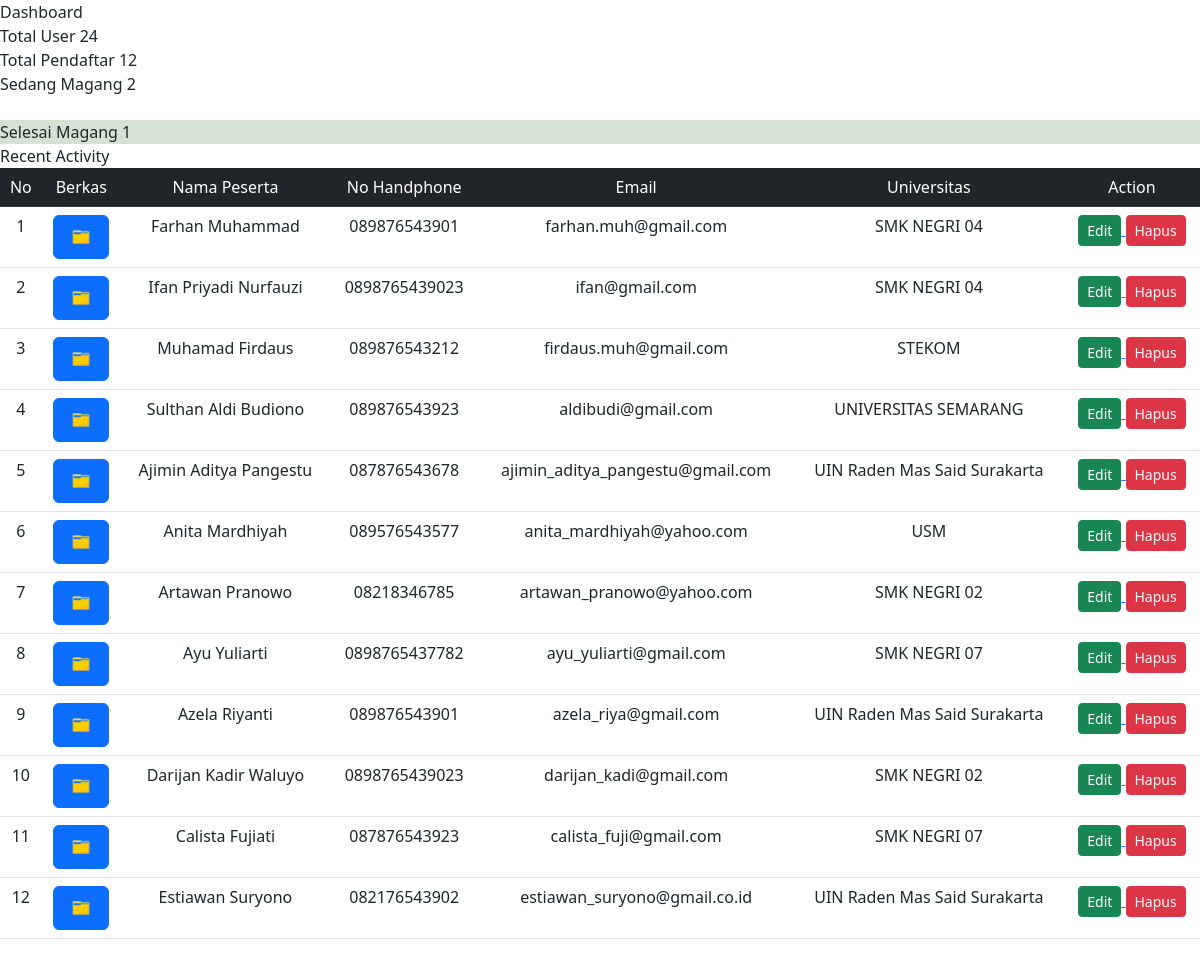
Page /isi_dua.php on the committed database.
### tables this page shows
CREATE TABLE `peserta` (
  `id_peserta` int(10) NOT NULL,
  `nama_peserta` varchar(50) NOT NULL,
  `tlp` varchar(20) NOT NULL,
  `email` varchar(50) NOT NULL,
  `universitas` varchar(50) NOT NULL,
  `berkas` longtext NOT NULL,
  `status` int(10) NOT NULL DEFAULT 0
);

### isi_dua.php (the view, shortened to what this page needs)
<?php
if (isset($_REQUEST['page'])) {
  $menu = $_REQUEST['page'];
  switch ($menu) {
    case 'home':
      include "home.php";
      break;
    case 'pelamar':
      include "pelamar.php";
      break;
    case 'edit_pelamar':
      include "edit_pelamar.php";
      break;
    case 'aspek':
      include "aspek.php";
      break;
    case 'tambah_aspek':
      include "tambah_aspek.php";
      break;
    case 'edit_aspek':
      include "edit_aspek.php";
      break;
    case 'kriteria':
      include "kriteria.php";
      break;
    case 'edit_kriteria':
      include "edit_kriteria.php";
      break;
    case 'tambah_kriteria':
      include "tambah_kriteria.php";
      break;
    case 'perhitungan':
      include "perhitungan.php";
      break;
    case 'hasil':
      include "hasil.php";
      break;
    case 'history':
      include "history.php";
      break;
    case 'profile':
      include "profile.php";
      break;
    case 'perhitungan':
      include "perhitungan.php";
      break;
    case 'history':
      include "history.php";
      break;
    case 'gantipassword':
      include "gantipassword.php";
      break;
  }
} else {
?>
  <link href="https://cdn.jsdelivr.net/npm/bootstrap@5.2.3/dist/css/bootstrap.min.css" rel="stylesheet">
  <body>
    <div class="dash-content">
      <div class="overview">
        <div class="title">
          <span class="text">Dashboard</span>
        </div>
        <div class="boxes">
          <div class="box box1">
            <span class="text">Total User</span>
            <?php
            include "koneksi.php";
            $query = "SELECT COUNT(*) as count FROM user";
            $result = mysqli_query($koneksi, $query);
            $row = mysqli_fetch_assoc($result);
            $count = $row["count"];
            $formatted_count = number_format($count);
            echo '<span class="number">' . $formatted_count . '</span>';
            ?>
          </div>
          <div class="box box2">
            <span class="text">Total Pendaftar</span>
            <?php
            include "koneksi.php";
            $query = "SELECT COUNT(*) as count FROM peserta";
            $result = mysqli_query($koneksi, $query);
            $row = mysqli_fetch_assoc($result);
            $count = $row["count"];
            $formatted_count = number_format($count);
            echo '<span class="number">' . $formatted_count . '</span>';
            ?>
          </div>
          <div class="box box3">
            <span class="text">Sedang Magang</span>
            <?php
            include "koneksi.php";
            $query = "SELECT COUNT(*) as count FROM pm_ranking WHERE status = 1";
            $result = mysqli_query($koneksi, $query);
            $row = mysqli_fetch_assoc($result);
            $count = $row["count"];
            $formatted_count = number_format($count);
            echo '<span class="number">' . $formatted_count . '</span>';
            ?>
          </div>
          <div style="margin-top: 1.5rem; background-color: #D4E2D4;" class="box box3">
            <span class="text">Selesai Magang</span>
            <?php
            include "koneksi.php";
            $query = "SELECT COUNT(*) as count FROM pm_ranking WHERE status = 2";
            $result = mysqli_query($koneksi, $query);
            $row = mysqli_fetch_assoc($result);
            $count = $row["count"];
            $formatted_count = number_format($count);
            echo '<span class="number">' . $formatted_count . '</span>';
            ?>
          </div>
        </div>
      </div>
      <div class="activity">
        <div class="title">
          <span class="text">Recent Activity</span>
        </div>
        <table class="table" style="text-align: center;">
          <thead style="position: sticky;top: 0" class="table-dark">
            <tr>
              <td class="header" scope="col">No</td>
              <td class="header" scope="col">Berkas</td>
              <td class="header" scope="col">Nama Peserta</td>
              <td class="header" scope="col">No Handphone</td>
              <td class="header" scope="col">Email</td>
              <td class="header" scope="col">Universitas</td>
              <td class="header" scope="col">Action</td>
            </tr>
          </thead>
          <tbody>
            <?php
            $no = 1;
            $query = "SELECT * FROM peserta ORDER BY id_peserta ASC";
            $master_pelamar = $koneksi->prepare($query);
            $master_pelamar->execute();
            $res1 = $master_pelamar->get_result();
            if ($res1->num_rows > 0) {
              while ($row = $res1->fetch_assoc()) {
                $id = $row['id_peserta'];
                $nama_pelamar = $row['nama_peserta'];
                $no_hp = $row['tlp'];
                $email = $row['email'];
                $univ = $row['universitas'];
            ?>
                <tr>
                  <td class="nomor"><?php echo $no++; ?></td>
                  <td><a href="view-pdf.php?id_peserta=<?php echo $row['id_peserta'] ?>" target="_blank" class="btn btn-primary" tittle="lihat berkas">
                      <img src="images/file.png" width="30px" height="30px"></a></td>
                  <td><?php echo $nama_pelamar; ?></td>
                  <td class="hp"><?php echo $no_hp; ?></td>
                  <td><?php echo $email; ?></td>
                  <td><?php echo $univ; ?></td>
                  <td class="kotak">
                    <a href="home.php?page=edit_pelamar&aa=<?php echo base64_encode($id) ?>">
                      <button class="btn btn-success btn-sm"> <i class="fa fa-edit"></i> Edit </button>
                    </a>
                    <a href="hapus_pelamar.php?aa=<?php echo base64_encode($id) ?>" onclick="javascript: return confirm('Apakah Anda yakin ingin menghapus data ini?')">
                      <button class="btn btn-danger btn-sm"> <i class="fa fa-trash"></i> Hapus </button>
                    </a>
                  </td>
                </tr>
              <?php }
            } else { ?>
              <tr>
                <td colspan='7'>Tidak ada data yang ditemukan</td>
              </tr>
            <?php } ?>
          </tbody>
        </table>
      </div>
    </div>
  </body>
<?php
}
?>

### rows in the picture
peserta: nama_peserta "Farhan Muhammad", tlp "089876543901", email "farhan.muh@gmail.com", universitas "SMK NEGRI 04"
peserta: nama_peserta "Ifan Priyadi Nurfauzi", tlp "0898765439023", email "ifan@gmail.com", universitas "SMK NEGRI 04"
peserta: nama_peserta "Muhamad Firdaus", tlp "089876543212", email "firdaus.muh@gmail.com", universitas "STEKOM"
peserta: nama_peserta "Sulthan Aldi Budiono", tlp "089876543923", email "aldibudi@gmail.com", universitas "UNIVERSITAS SEMARANG"
peserta: nama_peserta "Ajimin Aditya Pangestu", tlp "087876543678", email "ajimin_aditya_pangestu@gmail.com", universitas "UIN Raden Mas Said Surakarta"
peserta: nama_peserta "Anita Mardhiyah", tlp "089576543577", email "anita_mardhiyah@yahoo.com", universitas "USM"
peserta: nama_peserta "Artawan Pranowo", tlp "08218346785", email "artawan_pranowo@yahoo.com", universitas "SMK NEGRI 02"
peserta: nama_peserta "Ayu Yuliarti", tlp "0898765437782", email "ayu_yuliarti@gmail.com", universitas "SMK NEGRI 07"
peserta: nama_peserta "Azela Riyanti", tlp "089876543901", email "azela_riya@gmail.com", universitas "UIN Raden Mas Said Surakarta"
peserta: nama_peserta "Darijan Kadir Waluyo", tlp "0898765439023", email "darijan_kadi@gmail.com", universitas "SMK NEGRI 02"
peserta: nama_peserta "Calista Fujiati", tlp "087876543923", email "calista_fuji@gmail.com", universitas "SMK NEGRI 07"
peserta: nama_peserta "Estiawan Suryono", tlp "082176543902", email "estiawan_suryono@gmail.co.id", universitas "UIN Raden Mas Said Surakarta"

### other values in the picture
$formatted_count "24"
$formatted_count "12"
$formatted_count "2"
$formatted_count "1"
